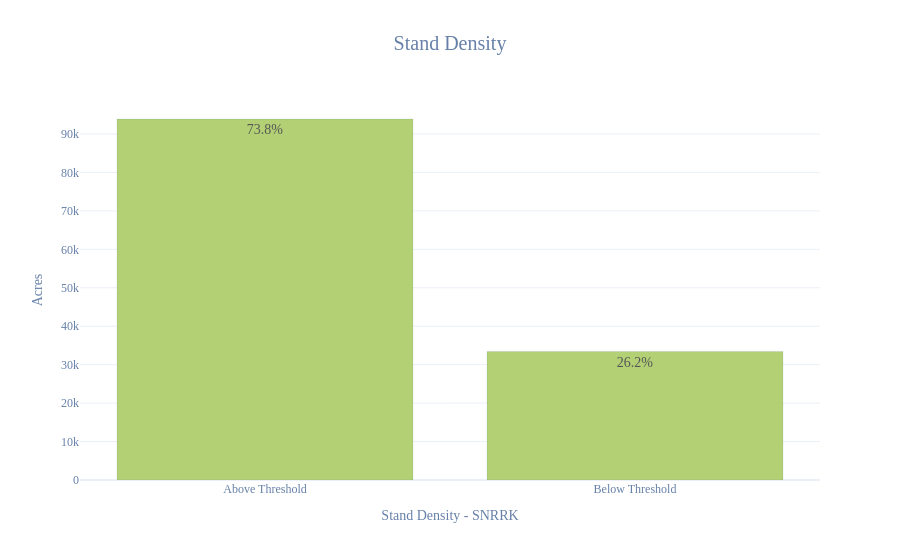

Write notebook code for a chart like this one.
### Code cell
raster_path = "stand_density_threshold_assessment"
# Describe the raster and get the attribute table
fields = [f.name for f in arcpy.ListFields(raster_path)]
rows = arcpy.da.SearchCursor(raster_path, fields)

# Build DataFrame
data = [list(row) for row in rows]
df = pd.DataFrame(data, columns=fields)


# define the target status based on the raster value
df["TargetStatus"] = df["Value"].map({
    0 : "Below Threshold",
    1 : "Above Threshold",
    -1: "N/A",
})

#group by target status and acres
df_grouped = df.groupby("TargetStatus")["Acres"].sum().reset_index()
# calculate percentage of acres in each target status
df_grouped["Percentage"] = (df_grouped["Acres"] / df_grouped["Acres"].sum()) * 100

# format the percentage column
df_grouped["Percentage"] = df_grouped["Percentage"].round(1)

# get copy for chart
df = df_grouped.copy()
# bar chart of target status by acres
fig = px.bar(df, x="TargetStatus", y="Acres", 
            text=df['Percentage'].astype(str) + '%',
            title="Stand Density",
            color_discrete_sequence=["#ABCD66", "#728944"],
            custom_data=["TargetStatus"]
            )
fig.update_traces(marker_line_color='rgb(8,48,107)',
                    marker_line_width=0.1, opacity=0.9,
                    textfont_size=14, textposition="inside",
                    hovertemplate="<br>".join(
                        ["<b>%{y:,.0f} acres</b> of the forested area are", 
                            "<i>%{customdata[0]}</i> for resilience"]
                    )
                    + "<extra></extra>",
            )
fig.update_layout(title_x=0.5, title_font_size=20,
                    uniformtext_minsize=8, uniformtext_mode='hide',
                    title_font_color='#6680a8',
                    xaxis_title="Stand Density - SNRRK",
                    yaxis_title="Acres",
                    hovermode="x unified",
                    template=template,
                    legend=dict(title_text='',
                                orientation="h",
                                yanchor="bottom",
                                y=1.02,
                                xanchor="right",
                                x=1),
                    legend_title_text='',
                    font_family=font,
                    font_color='#6680a8',
                    plot_bgcolor='white',
                    showlegend=True
                        )
# no legendd
fig.update_traces(showlegend=False)
fig.show()
# save to HTML
fig.write_html(config = {"displayModeBar": False},
               file="DataVisualizations/StandDensity_Chart_SNRRK.html", 
               full_html= False, 
               include_plotlyjs='cdn')

### Figure 1 — Plotly figure (JSON) as saved in the notebook; plotly's stock layout.template omitted (floating-point values rounded to 4 significant figures)
{"data": [{"customdata": [["Above Threshold"], ["Below Threshold"]], "hovertemplate": "<b>%{y:,.0f} acres</b> of the forested area are<br><i>%{customdata[0]}</i> for resilience<extra></extra>", "legendgroup": "", "marker": {"color": "#ABCD66", "line": {"color": "rgb(8,48,107)", "width": 0.1}, "pattern": {"shape": ""}}, "name": "", "opacity": 0.9, "orientation": "v", "showlegend": false, "text": ["73.8%", "26.2%"], "textfont": {"size": 14}, "textposition": "inside", "type": "bar", "x": ["Above Threshold", "Below Threshold"], "xaxis": "x", "y": [93900.0, 33420.0], "yaxis": "y"}], "layout": {"barmode": "relative", "font": {"color": "#6680a8", "family": "Calibri"}, "hovermode": "x unified", "legend": {"orientation": "h", "title": {"text": ""}, "tracegroupgap": 0, "x": 1, "xanchor": "right", "y": 1.02, "yanchor": "bottom"}, "plot_bgcolor": "white", "showlegend": true, "title": {"font": {"color": "#6680a8", "size": 20}, "text": "Stand Density", "x": 0.5}, "uniformtext": {"minsize": 8, "mode": "hide"}, "xaxis": {"anchor": "y", "domain": [0, 1], "title": {"text": "Stand Density - SNRRK"}}, "yaxis": {"anchor": "x", "domain": [0, 1], "title": {"text": "Acres"}}}}
